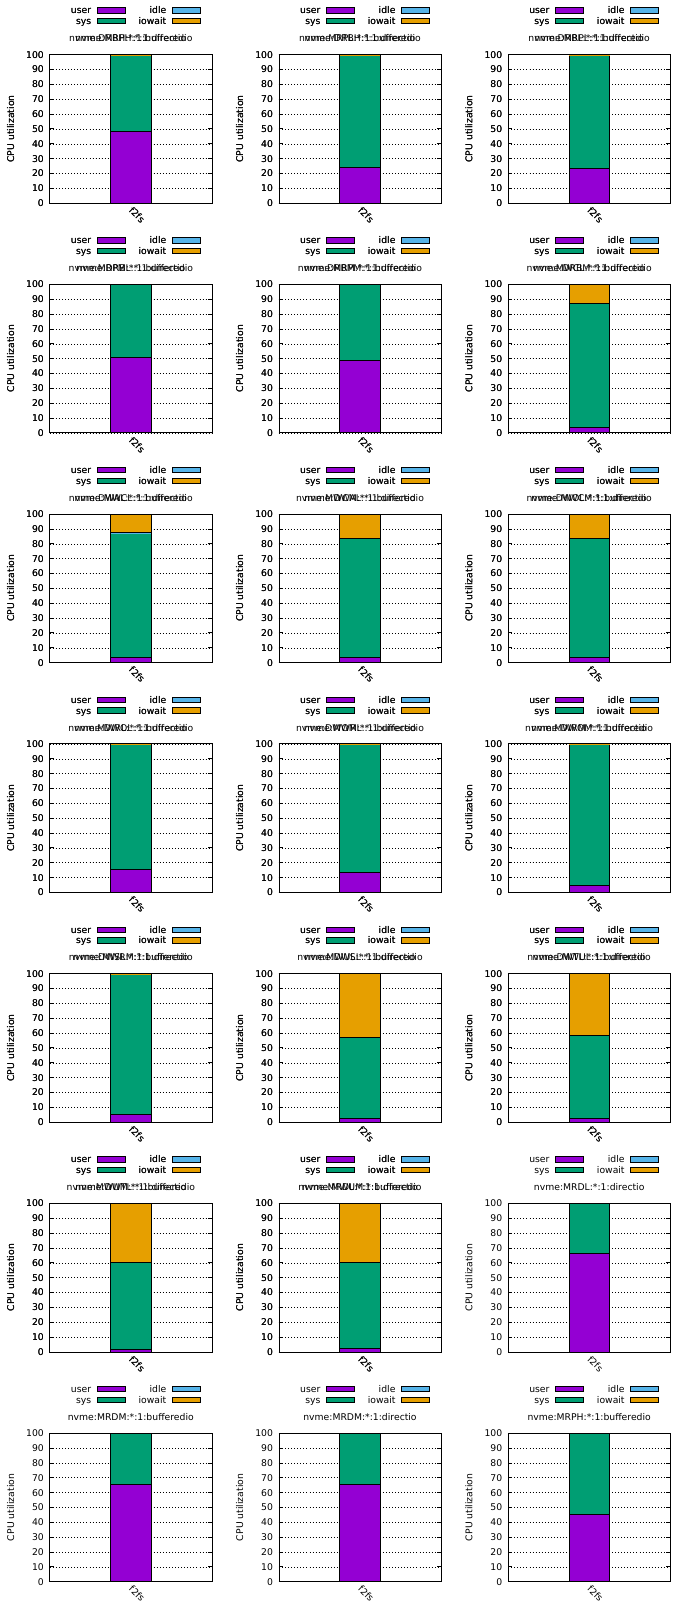

This figure's gnuplot source:
# LOG_FILE = logs/2025-04-02-14-20-14.976666/fxmark.log
# SYSTEM = Linux fvm 5.15.0+ #1 SMP Mon Mar 10 17:01:39 UTC 2025 x86_64 x86_64 x86_64 GNU/Linux
# DISK_SIZE = 32G
# DURATION = 5s
# DIRECTIO = bufferedio,directio
# MEDIA_TYPES = ssd,hdd,nvme,mem
# FS_TYPES = tmpfs,ext4,ext4_no_jnl,xfs,btrfs,f2fs
# BENCH_TYPES = DWAL,DWOL,DWOM,DWSL,MWRL,MWRM,MWCL,MWCM,MWUM,MWUL,DWTL,filebench_varmail,filebench_oltp,filebench_fileserver,dbench_client,MRPL,MRPM,MRPH,MRDM,MRDL,DRBH,DRBM,DRBL
# NCORES = 1,2,4
# CORE_SEQ = 0,1,2,3
# MODEL_NAME = Intel(R) Xeon(R) CPU @ 3.10GHz
# PHYSICAL_CHIPS = 1
# CORE_PER_CHIP = 4
# SMT_LEVEL = 1
# NUM_TEST_CONF = 138

set term pdfcairo size 6.8999999999999995in,16.099999999999998in font ',10'
set_out='set output "`if test -z $OUT; then echo util.1.pdf; else echo $OUT; fi`"'
eval set_out
set multiplot layout 7,3

set grid y
set style data histograms
set style histogram rowstacked
set boxwidth 0.5
set style fill solid 1.0 border -1
set ytics 10

set title 'nvme:DRBH:*:1:bufferedio'
set xlabel ''
set ylabel 'CPU utilization'
set yrange [0:100]
set xtics rotate by -45
set key out horiz
set key center top

# nvme:*:DRBH:1
plot '-' using 2:xtic(1) title 'user', '' using 3 title 'sys', '' using 4 title 'idle', '' using 5 title 'iowait'
  # ['user.util', 'sys.util', 'idle.util', 'iowait.util']
  "f2fs" 45.2381 54.7619 0 0
e
  # ['user.util', 'sys.util', 'idle.util', 'iowait.util']
  "f2fs" 45.2381 54.7619 0 0
e
  # ['user.util', 'sys.util', 'idle.util', 'iowait.util']
  "f2fs" 45.2381 54.7619 0 0
e
  # ['user.util', 'sys.util', 'idle.util', 'iowait.util']
  "f2fs" 45.2381 54.7619 0 0
e

set grid y
set style data histograms
set style histogram rowstacked
set boxwidth 0.5
set style fill solid 1.0 border -1
set ytics 10

set title 'nvme:DRBH:*:1:directio'
set xlabel ''
set ylabel 'CPU utilization'
set yrange [0:100]
set xtics rotate by -45
set key out horiz
set key center top

# nvme:*:DRBH:1
plot '-' using 2:xtic(1) title 'user', '' using 3 title 'sys', '' using 4 title 'idle', '' using 5 title 'iowait'
  # ['user.util', 'sys.util', 'idle.util', 'iowait.util']
  "f2fs" 1.7199 43.9803 0 54.2998
e
  # ['user.util', 'sys.util', 'idle.util', 'iowait.util']
  "f2fs" 1.7199 43.9803 0 54.2998
e
  # ['user.util', 'sys.util', 'idle.util', 'iowait.util']
  "f2fs" 1.7199 43.9803 0 54.2998
e
  # ['user.util', 'sys.util', 'idle.util', 'iowait.util']
  "f2fs" 1.7199 43.9803 0 54.2998
e

set grid y
set style data histograms
set style histogram rowstacked
set boxwidth 0.5
set style fill solid 1.0 border -1
set ytics 10

set title 'nvme:DRBL:*:1:bufferedio'
set xlabel ''
set ylabel 'CPU utilization'
set yrange [0:100]
set xtics rotate by -45
set key out horiz
set key center top

# nvme:*:DRBL:1
plot '-' using 2:xtic(1) title 'user', '' using 3 title 'sys', '' using 4 title 'idle', '' using 5 title 'iowait'
  # ['user.util', 'sys.util', 'idle.util', 'iowait.util']
  "f2fs" 43.4524 56.5476 0 0
e
  # ['user.util', 'sys.util', 'idle.util', 'iowait.util']
  "f2fs" 43.4524 56.5476 0 0
e
  # ['user.util', 'sys.util', 'idle.util', 'iowait.util']
  "f2fs" 43.4524 56.5476 0 0
e
  # ['user.util', 'sys.util', 'idle.util', 'iowait.util']
  "f2fs" 43.4524 56.5476 0 0
e

set grid y
set style data histograms
set style histogram rowstacked
set boxwidth 0.5
set style fill solid 1.0 border -1
set ytics 10

set title 'nvme:DRBL:*:1:directio'
set xlabel ''
set ylabel 'CPU utilization'
set yrange [0:100]
set xtics rotate by -45
set key out horiz
set key center top

# nvme:*:DRBL:1
plot '-' using 2:xtic(1) title 'user', '' using 3 title 'sys', '' using 4 title 'idle', '' using 5 title 'iowait'
  # ['user.util', 'sys.util', 'idle.util', 'iowait.util']
  "f2fs" 0.992556 48.139 0 50.8685
e
  # ['user.util', 'sys.util', 'idle.util', 'iowait.util']
  "f2fs" 0.992556 48.139 0 50.8685
e
  # ['user.util', 'sys.util', 'idle.util', 'iowait.util']
  "f2fs" 0.992556 48.139 0 50.8685
e
  # ['user.util', 'sys.util', 'idle.util', 'iowait.util']
  "f2fs" 0.992556 48.139 0 50.8685
e

set grid y
set style data histograms
set style histogram rowstacked
set boxwidth 0.5
set style fill solid 1.0 border -1
set ytics 10

set title 'nvme:DRBM:*:1:bufferedio'
set xlabel ''
set ylabel 'CPU utilization'
set yrange [0:100]
set xtics rotate by -45
set key out horiz
set key center top

# nvme:*:DRBM:1
plot '-' using 2:xtic(1) title 'user', '' using 3 title 'sys', '' using 4 title 'idle', '' using 5 title 'iowait'
  # ['user.util', 'sys.util', 'idle.util', 'iowait.util']
  "f2fs" 38.9662 61.0338 0 0
e
  # ['user.util', 'sys.util', 'idle.util', 'iowait.util']
  "f2fs" 38.9662 61.0338 0 0
e
  # ['user.util', 'sys.util', 'idle.util', 'iowait.util']
  "f2fs" 38.9662 61.0338 0 0
e
  # ['user.util', 'sys.util', 'idle.util', 'iowait.util']
  "f2fs" 38.9662 61.0338 0 0
e

set grid y
set style data histograms
set style histogram rowstacked
set boxwidth 0.5
set style fill solid 1.0 border -1
set ytics 10

set title 'nvme:DRBM:*:1:directio'
set xlabel ''
set ylabel 'CPU utilization'
set yrange [0:100]
set xtics rotate by -45
set key out horiz
set key center top

# nvme:*:DRBM:1
plot '-' using 2:xtic(1) title 'user', '' using 3 title 'sys', '' using 4 title 'idle', '' using 5 title 'iowait'
  # ['user.util', 'sys.util', 'idle.util', 'iowait.util']
  "f2fs" 1.6 43.7333 0 54.6667
e
  # ['user.util', 'sys.util', 'idle.util', 'iowait.util']
  "f2fs" 1.6 43.7333 0 54.6667
e
  # ['user.util', 'sys.util', 'idle.util', 'iowait.util']
  "f2fs" 1.6 43.7333 0 54.6667
e
  # ['user.util', 'sys.util', 'idle.util', 'iowait.util']
  "f2fs" 1.6 43.7333 0 54.6667
e

set grid y
set style data histograms
set style histogram rowstacked
set boxwidth 0.5
set style fill solid 1.0 border -1
set ytics 10

set title 'nvme:DWAL:*:1:bufferedio'
set xlabel ''
set ylabel 'CPU utilization'
set yrange [0:100]
set xtics rotate by -45
set key out horiz
set key center top

# nvme:*:DWAL:1
plot '-' using 2:xtic(1) title 'user', '' using 3 title 'sys', '' using 4 title 'idle', '' using 5 title 'iowait'
  # ['user.util', 'sys.util', 'idle.util', 'iowait.util']
  "f2fs" 9.19881 89.911 0 0.890208
e
  # ['user.util', 'sys.util', 'idle.util', 'iowait.util']
  "f2fs" 9.19881 89.911 0 0.890208
e
  # ['user.util', 'sys.util', 'idle.util', 'iowait.util']
  "f2fs" 9.19881 89.911 0 0.890208
e
  # ['user.util', 'sys.util', 'idle.util', 'iowait.util']
  "f2fs" 9.19881 89.911 0 0.890208
e

set grid y
set style data histograms
set style histogram rowstacked
set boxwidth 0.5
set style fill solid 1.0 border -1
set ytics 10

set title 'nvme:DWAL:*:1:directio'
set xlabel ''
set ylabel 'CPU utilization'
set yrange [0:100]
set xtics rotate by -45
set key out horiz
set key center top

# nvme:*:DWAL:1
plot '-' using 2:xtic(1) title 'user', '' using 3 title 'sys', '' using 4 title 'idle', '' using 5 title 'iowait'
  # ['user.util', 'sys.util', 'idle.util', 'iowait.util']
  "f2fs" 0.879121 9.23077 0 89.8901
e
  # ['user.util', 'sys.util', 'idle.util', 'iowait.util']
  "f2fs" 0.879121 9.23077 0 89.8901
e
  # ['user.util', 'sys.util', 'idle.util', 'iowait.util']
  "f2fs" 0.879121 9.23077 0 89.8901
e
  # ['user.util', 'sys.util', 'idle.util', 'iowait.util']
  "f2fs" 0.879121 9.23077 0 89.8901
e

set grid y
set style data histograms
set style histogram rowstacked
set boxwidth 0.5
set style fill solid 1.0 border -1
set ytics 10

set title 'nvme:DWOL:*:1:bufferedio'
set xlabel ''
set ylabel 'CPU utilization'
set yrange [0:100]
set xtics rotate by -45
set key out horiz
set key center top

# nvme:*:DWOL:1
plot '-' using 2:xtic(1) title 'user', '' using 3 title 'sys', '' using 4 title 'idle', '' using 5 title 'iowait'
  # ['user.util', 'sys.util', 'idle.util', 'iowait.util']
  "f2fs" 27.7778 72.2222 0 0
e
  # ['user.util', 'sys.util', 'idle.util', 'iowait.util']
  "f2fs" 27.7778 72.2222 0 0
e
  # ['user.util', 'sys.util', 'idle.util', 'iowait.util']
  "f2fs" 27.7778 72.2222 0 0
e
  # ['user.util', 'sys.util', 'idle.util', 'iowait.util']
  "f2fs" 27.7778 72.2222 0 0
e

set grid y
set style data histograms
set style histogram rowstacked
set boxwidth 0.5
set style fill solid 1.0 border -1
set ytics 10

set title 'nvme:DWOL:*:1:directio'
set xlabel ''
set ylabel 'CPU utilization'
set yrange [0:100]
set xtics rotate by -45
set key out horiz
set key center top

# nvme:*:DWOL:1
plot '-' using 2:xtic(1) title 'user', '' using 3 title 'sys', '' using 4 title 'idle', '' using 5 title 'iowait'
  # ['user.util', 'sys.util', 'idle.util', 'iowait.util']
  "f2fs" 0.862069 10.1293 0 89.0086
e
  # ['user.util', 'sys.util', 'idle.util', 'iowait.util']
  "f2fs" 0.862069 10.1293 0 89.0086
e
  # ['user.util', 'sys.util', 'idle.util', 'iowait.util']
  "f2fs" 0.862069 10.1293 0 89.0086
e
  # ['user.util', 'sys.util', 'idle.util', 'iowait.util']
  "f2fs" 0.862069 10.1293 0 89.0086
e

set grid y
set style data histograms
set style histogram rowstacked
set boxwidth 0.5
set style fill solid 1.0 border -1
set ytics 10

set title 'nvme:DWOM:*:1:bufferedio'
set xlabel ''
set ylabel 'CPU utilization'
set yrange [0:100]
set xtics rotate by -45
set key out horiz
set key center top

# nvme:*:DWOM:1
plot '-' using 2:xtic(1) title 'user', '' using 3 title 'sys', '' using 4 title 'idle', '' using 5 title 'iowait'
  # ['user.util', 'sys.util', 'idle.util', 'iowait.util']
  "f2fs" 28.5714 71.4286 0 0
e
  # ['user.util', 'sys.util', 'idle.util', 'iowait.util']
  "f2fs" 28.5714 71.4286 0 0
e
  # ['user.util', 'sys.util', 'idle.util', 'iowait.util']
  "f2fs" 28.5714 71.4286 0 0
e
  # ['user.util', 'sys.util', 'idle.util', 'iowait.util']
  "f2fs" 28.5714 71.4286 0 0
e

set grid y
set style data histograms
set style histogram rowstacked
set boxwidth 0.5
set style fill solid 1.0 border -1
set ytics 10

set title 'nvme:DWOM:*:1:directio'
set xlabel ''
set ylabel 'CPU utilization'
set yrange [0:100]
set xtics rotate by -45
set key out horiz
set key center top

# nvme:*:DWOM:1
plot '-' using 2:xtic(1) title 'user', '' using 3 title 'sys', '' using 4 title 'idle', '' using 5 title 'iowait'
  # ['user.util', 'sys.util', 'idle.util', 'iowait.util']
  "f2fs" 0.652174 9.78261 0 89.5652
e
  # ['user.util', 'sys.util', 'idle.util', 'iowait.util']
  "f2fs" 0.652174 9.78261 0 89.5652
e
  # ['user.util', 'sys.util', 'idle.util', 'iowait.util']
  "f2fs" 0.652174 9.78261 0 89.5652
e
  # ['user.util', 'sys.util', 'idle.util', 'iowait.util']
  "f2fs" 0.652174 9.78261 0 89.5652
e

set grid y
set style data histograms
set style histogram rowstacked
set boxwidth 0.5
set style fill solid 1.0 border -1
set ytics 10

set title 'nvme:DWSL:*:1:bufferedio'
set xlabel ''
set ylabel 'CPU utilization'
set yrange [0:100]
set xtics rotate by -45
set key out horiz
set key center top

# nvme:*:DWSL:1
plot '-' using 2:xtic(1) title 'user', '' using 3 title 'sys', '' using 4 title 'idle', '' using 5 title 'iowait'
  # ['user.util', 'sys.util', 'idle.util', 'iowait.util']
  "f2fs" 0.826446 15.2893 0 83.8843
e
  # ['user.util', 'sys.util', 'idle.util', 'iowait.util']
  "f2fs" 0.826446 15.2893 0 83.8843
e
  # ['user.util', 'sys.util', 'idle.util', 'iowait.util']
  "f2fs" 0.826446 15.2893 0 83.8843
e
  # ['user.util', 'sys.util', 'idle.util', 'iowait.util']
  "f2fs" 0.826446 15.2893 0 83.8843
e

set grid y
set style data histograms
set style histogram rowstacked
set boxwidth 0.5
set style fill solid 1.0 border -1
set ytics 10

set title 'nvme:DWSL:*:1:directio'
set xlabel ''
set ylabel 'CPU utilization'
set yrange [0:100]
set xtics rotate by -45
set key out horiz
set key center top

# nvme:*:DWSL:1
plot '-' using 2:xtic(1) title 'user', '' using 3 title 'sys', '' using 4 title 'idle', '' using 5 title 'iowait'
  # ['user.util', 'sys.util', 'idle.util', 'iowait.util']
  "f2fs" 1.04384 13.1524 0 85.8038
e
  # ['user.util', 'sys.util', 'idle.util', 'iowait.util']
  "f2fs" 1.04384 13.1524 0 85.8038
e
  # ['user.util', 'sys.util', 'idle.util', 'iowait.util']
  "f2fs" 1.04384 13.1524 0 85.8038
e
  # ['user.util', 'sys.util', 'idle.util', 'iowait.util']
  "f2fs" 1.04384 13.1524 0 85.8038
e

set grid y
set style data histograms
set style histogram rowstacked
set boxwidth 0.5
set style fill solid 1.0 border -1
set ytics 10

set title 'nvme:DWTL:*:1:bufferedio'
set xlabel ''
set ylabel 'CPU utilization'
set yrange [0:100]
set xtics rotate by -45
set key out horiz
set key center top

# nvme:*:DWTL:1
plot '-' using 2:xtic(1) title 'user', '' using 3 title 'sys', '' using 4 title 'idle', '' using 5 title 'iowait'
  # ['user.util', 'sys.util', 'idle.util', 'iowait.util']
  "f2fs" 3.96825 95.8333 0 0.198413
e
  # ['user.util', 'sys.util', 'idle.util', 'iowait.util']
  "f2fs" 3.96825 95.8333 0 0.198413
e
  # ['user.util', 'sys.util', 'idle.util', 'iowait.util']
  "f2fs" 3.96825 95.8333 0 0.198413
e
  # ['user.util', 'sys.util', 'idle.util', 'iowait.util']
  "f2fs" 3.96825 95.8333 0 0.198413
e

set grid y
set style data histograms
set style histogram rowstacked
set boxwidth 0.5
set style fill solid 1.0 border -1
set ytics 10

set title 'nvme:DWTL:*:1:directio'
set xlabel ''
set ylabel 'CPU utilization'
set yrange [0:100]
set xtics rotate by -45
set key out horiz
set key center top

# nvme:*:DWTL:1
plot '-' using 2:xtic(1) title 'user', '' using 3 title 'sys', '' using 4 title 'idle', '' using 5 title 'iowait'
  # ['user.util', 'sys.util', 'idle.util', 'iowait.util']
  "f2fs" 6.96056 92.8074 0 0.232019
e
  # ['user.util', 'sys.util', 'idle.util', 'iowait.util']
  "f2fs" 6.96056 92.8074 0 0.232019
e
  # ['user.util', 'sys.util', 'idle.util', 'iowait.util']
  "f2fs" 6.96056 92.8074 0 0.232019
e
  # ['user.util', 'sys.util', 'idle.util', 'iowait.util']
  "f2fs" 6.96056 92.8074 0 0.232019
e

set grid y
set style data histograms
set style histogram rowstacked
set boxwidth 0.5
set style fill solid 1.0 border -1
set ytics 10

set title 'nvme:MRDL:*:1:bufferedio'
set xlabel ''
set ylabel 'CPU utilization'
set yrange [0:100]
set xtics rotate by -45
set key out horiz
set key center top

# nvme:*:MRDL:1
plot '-' using 2:xtic(1) title 'user', '' using 3 title 'sys', '' using 4 title 'idle', '' using 5 title 'iowait'
  # ['user.util', 'sys.util', 'idle.util', 'iowait.util']
  "f2fs" 67.3956 32.6044 0 0
e
  # ['user.util', 'sys.util', 'idle.util', 'iowait.util']
  "f2fs" 67.3956 32.6044 0 0
e
  # ['user.util', 'sys.util', 'idle.util', 'iowait.util']
  "f2fs" 67.3956 32.6044 0 0
e
  # ['user.util', 'sys.util', 'idle.util', 'iowait.util']
  "f2fs" 67.3956 32.6044 0 0
e

set grid y
set style data histograms
set style histogram rowstacked
set boxwidth 0.5
set style fill solid 1.0 border -1
set ytics 10

set title 'nvme:MRDL:*:1:directio'
set xlabel ''
set ylabel 'CPU utilization'
set yrange [0:100]
set xtics rotate by -45
set key out horiz
set key center top

# nvme:*:MRDL:1
plot '-' using 2:xtic(1) title 'user', '' using 3 title 'sys', '' using 4 title 'idle', '' using 5 title 'iowait'
  # ['user.util', 'sys.util', 'idle.util', 'iowait.util']
  "f2fs" 66.2698 33.7302 0 0
e
  # ['user.util', 'sys.util', 'idle.util', 'iowait.util']
  "f2fs" 66.2698 33.7302 0 0
e
  # ['user.util', 'sys.util', 'idle.util', 'iowait.util']
  "f2fs" 66.2698 33.7302 0 0
e
  # ['user.util', 'sys.util', 'idle.util', 'iowait.util']
  "f2fs" 66.2698 33.7302 0 0
e

set grid y
set style data histograms
set style histogram rowstacked
set boxwidth 0.5
set style fill solid 1.0 border -1
set ytics 10

set title 'nvme:MRDM:*:1:bufferedio'
set xlabel ''
set ylabel 'CPU utilization'
set yrange [0:100]
set xtics rotate by -45
set key out horiz
set key center top

# nvme:*:MRDM:1
plot '-' using 2:xtic(1) title 'user', '' using 3 title 'sys', '' using 4 title 'idle', '' using 5 title 'iowait'
  # ['user.util', 'sys.util', 'idle.util', 'iowait.util']
  "f2fs" 65.4762 34.5238 0 0
e
  # ['user.util', 'sys.util', 'idle.util', 'iowait.util']
  "f2fs" 65.4762 34.5238 0 0
e
  # ['user.util', 'sys.util', 'idle.util', 'iowait.util']
  "f2fs" 65.4762 34.5238 0 0
e
  # ['user.util', 'sys.util', 'idle.util', 'iowait.util']
  "f2fs" 65.4762 34.5238 0 0
e

set grid y
set style data histograms
set style histogram rowstacked
set boxwidth 0.5
set style fill solid 1.0 border -1
set ytics 10

set title 'nvme:MRDM:*:1:directio'
set xlabel ''
set ylabel 'CPU utilization'
set yrange [0:100]
set xtics rotate by -45
set key out horiz
set key center top

# nvme:*:MRDM:1
plot '-' using 2:xtic(1) title 'user', '' using 3 title 'sys', '' using 4 title 'idle', '' using 5 title 'iowait'
  # ['user.util', 'sys.util', 'idle.util', 'iowait.util']
  "f2fs" 65.2778 34.7222 0 0
e
  # ['user.util', 'sys.util', 'idle.util', 'iowait.util']
  "f2fs" 65.2778 34.7222 0 0
e
  # ['user.util', 'sys.util', 'idle.util', 'iowait.util']
  "f2fs" 65.2778 34.7222 0 0
e
  # ['user.util', 'sys.util', 'idle.util', 'iowait.util']
  "f2fs" 65.2778 34.7222 0 0
e

set grid y
set style data histograms
set style histogram rowstacked
set boxwidth 0.5
set style fill solid 1.0 border -1
set ytics 10

set title 'nvme:MRPH:*:1:bufferedio'
set xlabel ''
set ylabel 'CPU utilization'
set yrange [0:100]
set xtics rotate by -45
set key out horiz
set key center top

# nvme:*:MRPH:1
plot '-' using 2:xtic(1) title 'user', '' using 3 title 'sys', '' using 4 title 'idle', '' using 5 title 'iowait'
  # ['user.util', 'sys.util', 'idle.util', 'iowait.util']
  "f2fs" 45.2381 54.7619 0 0
e
  # ['user.util', 'sys.util', 'idle.util', 'iowait.util']
  "f2fs" 45.2381 54.7619 0 0
e
  # ['user.util', 'sys.util', 'idle.util', 'iowait.util']
  "f2fs" 45.2381 54.7619 0 0
e
  # ['user.util', 'sys.util', 'idle.util', 'iowait.util']
  "f2fs" 45.2381 54.7619 0 0
e

set grid y
set style data histograms
set style histogram rowstacked
set boxwidth 0.5
set style fill solid 1.0 border -1
set ytics 10

set title 'nvme:MRPH:*:1:directio'
set xlabel ''
set ylabel 'CPU utilization'
set yrange [0:100]
set xtics rotate by -45
set key out horiz
set key center top

# nvme:*:MRPH:1
plot '-' using 2:xtic(1) title 'user', '' using 3 title 'sys', '' using 4 title 'idle', '' using 5 title 'iowait'
  # ['user.util', 'sys.util', 'idle.util', 'iowait.util']
  "f2fs" 48.6111 51.3889 0 0
e
  # ['user.util', 'sys.util', 'idle.util', 'iowait.util']
  "f2fs" 48.6111 51.3889 0 0
e
  # ['user.util', 'sys.util', 'idle.util', 'iowait.util']
  "f2fs" 48.6111 51.3889 0 0
e
  # ['user.util', 'sys.util', 'idle.util', 'iowait.util']
  "f2fs" 48.6111 51.3889 0 0
e

set grid y
set style data histograms
set style histogram rowstacked
set boxwidth 0.5
set style fill solid 1.0 border -1
set ytics 10

set title 'nvme:MRPL:*:1:bufferedio'
set xlabel ''
set ylabel 'CPU utilization'
set yrange [0:100]
set xtics rotate by -45
set key out horiz
set key center top

# nvme:*:MRPL:1
plot '-' using 2:xtic(1) title 'user', '' using 3 title 'sys', '' using 4 title 'idle', '' using 5 title 'iowait'
  # ['user.util', 'sys.util', 'idle.util', 'iowait.util']
  "f2fs" 24.2063 75.7937 0 0
e
  # ['user.util', 'sys.util', 'idle.util', 'iowait.util']
  "f2fs" 24.2063 75.7937 0 0
e
  # ['user.util', 'sys.util', 'idle.util', 'iowait.util']
  "f2fs" 24.2063 75.7937 0 0
e
  # ['user.util', 'sys.util', 'idle.util', 'iowait.util']
  "f2fs" 24.2063 75.7937 0 0
e

set grid y
set style data histograms
set style histogram rowstacked
set boxwidth 0.5
set style fill solid 1.0 border -1
set ytics 10

set title 'nvme:MRPL:*:1:directio'
set xlabel ''
set ylabel 'CPU utilization'
set yrange [0:100]
set xtics rotate by -45
set key out horiz
set key center top

# nvme:*:MRPL:1
plot '-' using 2:xtic(1) title 'user', '' using 3 title 'sys', '' using 4 title 'idle', '' using 5 title 'iowait'
  # ['user.util', 'sys.util', 'idle.util', 'iowait.util']
  "f2fs" 23.4592 76.5408 0 0
e
  # ['user.util', 'sys.util', 'idle.util', 'iowait.util']
  "f2fs" 23.4592 76.5408 0 0
e
  # ['user.util', 'sys.util', 'idle.util', 'iowait.util']
  "f2fs" 23.4592 76.5408 0 0
e
  # ['user.util', 'sys.util', 'idle.util', 'iowait.util']
  "f2fs" 23.4592 76.5408 0 0
e

set grid y
set style data histograms
set style histogram rowstacked
set boxwidth 0.5
set style fill solid 1.0 border -1
set ytics 10

set title 'nvme:MRPM:*:1:bufferedio'
set xlabel ''
set ylabel 'CPU utilization'
set yrange [0:100]
set xtics rotate by -45
set key out horiz
set key center top

# nvme:*:MRPM:1
plot '-' using 2:xtic(1) title 'user', '' using 3 title 'sys', '' using 4 title 'idle', '' using 5 title 'iowait'
  # ['user.util', 'sys.util', 'idle.util', 'iowait.util']
  "f2fs" 50.8946 49.1054 0 0
e
  # ['user.util', 'sys.util', 'idle.util', 'iowait.util']
  "f2fs" 50.8946 49.1054 0 0
e
  # ['user.util', 'sys.util', 'idle.util', 'iowait.util']
  "f2fs" 50.8946 49.1054 0 0
e
  # ['user.util', 'sys.util', 'idle.util', 'iowait.util']
  "f2fs" 50.8946 49.1054 0 0
e

set grid y
set style data histograms
set style histogram rowstacked
set boxwidth 0.5
set style fill solid 1.0 border -1
set ytics 10

set title 'nvme:MRPM:*:1:directio'
set xlabel ''
set ylabel 'CPU utilization'
set yrange [0:100]
set xtics rotate by -45
set key out horiz
set key center top

# nvme:*:MRPM:1
plot '-' using 2:xtic(1) title 'user', '' using 3 title 'sys', '' using 4 title 'idle', '' using 5 title 'iowait'
  # ['user.util', 'sys.util', 'idle.util', 'iowait.util']
  "f2fs" 48.6111 51.3889 0 0
e
  # ['user.util', 'sys.util', 'idle.util', 'iowait.util']
  "f2fs" 48.6111 51.3889 0 0
e
  # ['user.util', 'sys.util', 'idle.util', 'iowait.util']
  "f2fs" 48.6111 51.3889 0 0
e
  # ['user.util', 'sys.util', 'idle.util', 'iowait.util']
  "f2fs" 48.6111 51.3889 0 0
e

set grid y
set style data histograms
set style histogram rowstacked
set boxwidth 0.5
set style fill solid 1.0 border -1
set ytics 10

set title 'nvme:MWCL:*:1:bufferedio'
set xlabel ''
set ylabel 'CPU utilization'
set yrange [0:100]
set xtics rotate by -45
set key out horiz
set key center top

# nvme:*:MWCL:1
plot '-' using 2:xtic(1) title 'user', '' using 3 title 'sys', '' using 4 title 'idle', '' using 5 title 'iowait'
  # ['user.util', 'sys.util', 'idle.util', 'iowait.util']
  "f2fs" 4.00802 83.1663 0 12.8257
e
  # ['user.util', 'sys.util', 'idle.util', 'iowait.util']
  "f2fs" 4.00802 83.1663 0 12.8257
e
  # ['user.util', 'sys.util', 'idle.util', 'iowait.util']
  "f2fs" 4.00802 83.1663 0 12.8257
e
  # ['user.util', 'sys.util', 'idle.util', 'iowait.util']
  "f2fs" 4.00802 83.1663 0 12.8257
e

set grid y
set style data histograms
set style histogram rowstacked
set boxwidth 0.5
set style fill solid 1.0 border -1
set ytics 10

set title 'nvme:MWCL:*:1:directio'
set xlabel ''
set ylabel 'CPU utilization'
set yrange [0:100]
set xtics rotate by -45
set key out horiz
set key center top

# nvme:*:MWCL:1
plot '-' using 2:xtic(1) title 'user', '' using 3 title 'sys', '' using 4 title 'idle', '' using 5 title 'iowait'
  # ['user.util', 'sys.util', 'idle.util', 'iowait.util']
  "f2fs" 3.83065 83.6694 0 12.5
e
  # ['user.util', 'sys.util', 'idle.util', 'iowait.util']
  "f2fs" 3.83065 83.6694 0 12.5
e
  # ['user.util', 'sys.util', 'idle.util', 'iowait.util']
  "f2fs" 3.83065 83.6694 0 12.5
e
  # ['user.util', 'sys.util', 'idle.util', 'iowait.util']
  "f2fs" 3.83065 83.6694 0 12.5
e

set grid y
set style data histograms
set style histogram rowstacked
set boxwidth 0.5
set style fill solid 1.0 border -1
set ytics 10

set title 'nvme:MWCM:*:1:bufferedio'
set xlabel ''
set ylabel 'CPU utilization'
set yrange [0:100]
set xtics rotate by -45
set key out horiz
set key center top

# nvme:*:MWCM:1
plot '-' using 2:xtic(1) title 'user', '' using 3 title 'sys', '' using 4 title 'idle', '' using 5 title 'iowait'
  # ['user.util', 'sys.util', 'idle.util', 'iowait.util']
  "f2fs" 3.6 80.4 0 16
e
  # ['user.util', 'sys.util', 'idle.util', 'iowait.util']
  "f2fs" 3.6 80.4 0 16
e
  # ['user.util', 'sys.util', 'idle.util', 'iowait.util']
  "f2fs" 3.6 80.4 0 16
e
  # ['user.util', 'sys.util', 'idle.util', 'iowait.util']
  "f2fs" 3.6 80.4 0 16
e

set grid y
set style data histograms
set style histogram rowstacked
set boxwidth 0.5
set style fill solid 1.0 border -1
set ytics 10

set title 'nvme:MWCM:*:1:directio'
set xlabel ''
set ylabel 'CPU utilization'
set yrange [0:100]
set xtics rotate by -45
set key out horiz
set key center top

# nvme:*:MWCM:1
plot '-' using 2:xtic(1) title 'user', '' using 3 title 'sys', '' using 4 title 'idle', '' using 5 title 'iowait'
  # ['user.util', 'sys.util', 'idle.util', 'iowait.util']
  "f2fs" 3.48837 80.2326 0 16.2791
e
  # ['user.util', 'sys.util', 'idle.util', 'iowait.util']
  "f2fs" 3.48837 80.2326 0 16.2791
e
  # ['user.util', 'sys.util', 'idle.util', 'iowait.util']
  "f2fs" 3.48837 80.2326 0 16.2791
e
  # ['user.util', 'sys.util', 'idle.util', 'iowait.util']
  "f2fs" 3.48837 80.2326 0 16.2791
e

set grid y
set style data histograms
set style histogram rowstacked
set boxwidth 0.5
set style fill solid 1.0 border -1
set ytics 10

set title 'nvme:MWRL:*:1:bufferedio'
set xlabel ''
set ylabel 'CPU utilization'
set yrange [0:100]
set xtics rotate by -45
set key out horiz
set key center top

# nvme:*:MWRL:1
plot '-' using 2:xtic(1) title 'user', '' using 3 title 'sys', '' using 4 title 'idle', '' using 5 title 'iowait'
  # ['user.util', 'sys.util', 'idle.util', 'iowait.util']
  "f2fs" 15.6746 84.3254 0 0
e
  # ['user.util', 'sys.util', 'idle.util', 'iowait.util']
  "f2fs" 15.6746 84.3254 0 0
e
  # ['user.util', 'sys.util', 'idle.util', 'iowait.util']
  "f2fs" 15.6746 84.3254 0 0
e
  # ['user.util', 'sys.util', 'idle.util', 'iowait.util']
  "f2fs" 15.6746 84.3254 0 0
e

set grid y
set style data histograms
set style histogram rowstacked
set boxwidth 0.5
set style fill solid 1.0 border -1
set ytics 10

set title 'nvme:MWRL:*:1:directio'
set xlabel ''
set ylabel 'CPU utilization'
set yrange [0:100]
set xtics rotate by -45
set key out horiz
set key center top

# nvme:*:MWRL:1
plot '-' using 2:xtic(1) title 'user', '' using 3 title 'sys', '' using 4 title 'idle', '' using 5 title 'iowait'
  # ['user.util', 'sys.util', 'idle.util', 'iowait.util']
  "f2fs" 13.4921 86.5079 0 0
e
  # ['user.util', 'sys.util', 'idle.util', 'iowait.util']
  "f2fs" 13.4921 86.5079 0 0
e
  # ['user.util', 'sys.util', 'idle.util', 'iowait.util']
  "f2fs" 13.4921 86.5079 0 0
e
  # ['user.util', 'sys.util', 'idle.util', 'iowait.util']
  "f2fs" 13.4921 86.5079 0 0
e

set grid y
set style data histograms
set style histogram rowstacked
set boxwidth 0.5
set style fill solid 1.0 border -1
set ytics 10

set title 'nvme:MWRM:*:1:bufferedio'
set xlabel ''
set ylabel 'CPU utilization'
set yrange [0:100]
set xtics rotate by -45
set key out horiz
set key center top

# nvme:*:MWRM:1
plot '-' using 2:xtic(1) title 'user', '' using 3 title 'sys', '' using 4 title 'idle', '' using 5 title 'iowait'
  # ['user.util', 'sys.util', 'idle.util', 'iowait.util']
  "f2fs" 4.73538 95.2646 0 0
e
  # ['user.util', 'sys.util', 'idle.util', 'iowait.util']
  "f2fs" 4.73538 95.2646 0 0
e
  # ['user.util', 'sys.util', 'idle.util', 'iowait.util']
  "f2fs" 4.73538 95.2646 0 0
e
  # ['user.util', 'sys.util', 'idle.util', 'iowait.util']
  "f2fs" 4.73538 95.2646 0 0
e

set grid y
set style data histograms
set style histogram rowstacked
set boxwidth 0.5
set style fill solid 1.0 border -1
set ytics 10

set title 'nvme:MWRM:*:1:directio'
set xlabel ''
set ylabel 'CPU utilization'
set yrange [0:100]
set xtics rotate by -45
set key out horiz
set key center top

# nvme:*:MWRM:1
plot '-' using 2:xtic(1) title 'user', '' using 3 title 'sys', '' using 4 title 'idle', '' using 5 title 'iowait'
  # ['user.util', 'sys.util', 'idle.util', 'iowait.util']
  "f2fs" 4.90463 95.0954 0 0
e
  # ['user.util', 'sys.util', 'idle.util', 'iowait.util']
  "f2fs" 4.90463 95.0954 0 0
e
  # ['user.util', 'sys.util', 'idle.util', 'iowait.util']
  "f2fs" 4.90463 95.0954 0 0
e
  # ['user.util', 'sys.util', 'idle.util', 'iowait.util']
  "f2fs" 4.90463 95.0954 0 0
e

set grid y
set style data histograms
set style histogram rowstacked
set boxwidth 0.5
set style fill solid 1.0 border -1
set ytics 10

set title 'nvme:MWUL:*:1:bufferedio'
set xlabel ''
set ylabel 'CPU utilization'
set yrange [0:100]
set xtics rotate by -45
set key out horiz
set key center top

# nvme:*:MWUL:1
plot '-' using 2:xtic(1) title 'user', '' using 3 title 'sys', '' using 4 title 'idle', '' using 5 title 'iowait'
  # ['user.util', 'sys.util', 'idle.util', 'iowait.util']
  "f2fs" 2.36407 54.6099 0 43.026
e
  # ['user.util', 'sys.util', 'idle.util', 'iowait.util']
  "f2fs" 2.36407 54.6099 0 43.026
e
  # ['user.util', 'sys.util', 'idle.util', 'iowait.util']
  "f2fs" 2.36407 54.6099 0 43.026
e
  # ['user.util', 'sys.util', 'idle.util', 'iowait.util']
  "f2fs" 2.36407 54.6099 0 43.026
e

set grid y
set style data histograms
set style histogram rowstacked
set boxwidth 0.5
set style fill solid 1.0 border -1
set ytics 10

set title 'nvme:MWUL:*:1:directio'
set xlabel ''
set ylabel 'CPU utilization'
set yrange [0:100]
set xtics rotate by -45
set key out horiz
set key center top

# nvme:*:MWUL:1
plot '-' using 2:xtic(1) title 'user', '' using 3 title 'sys', '' using 4 title 'idle', '' using 5 title 'iowait'
  # ['user.util', 'sys.util', 'idle.util', 'iowait.util']
  "f2fs" 2.18818 56.4551 0 41.3567
e
  # ['user.util', 'sys.util', 'idle.util', 'iowait.util']
  "f2fs" 2.18818 56.4551 0 41.3567
e
  # ['user.util', 'sys.util', 'idle.util', 'iowait.util']
  "f2fs" 2.18818 56.4551 0 41.3567
e
  # ['user.util', 'sys.util', 'idle.util', 'iowait.util']
  "f2fs" 2.18818 56.4551 0 41.3567
e

set grid y
set style data histograms
set style histogram rowstacked
set boxwidth 0.5
set style fill solid 1.0 border -1
set ytics 10

set title 'nvme:MWUM:*:1:bufferedio'
set xlabel ''
set ylabel 'CPU utilization'
set yrange [0:100]
set xtics rotate by -45
set key out horiz
set key center top

# nvme:*:MWUM:1
plot '-' using 2:xtic(1) title 'user', '' using 3 title 'sys', '' using 4 title 'idle', '' using 5 title 'iowait'
  # ['user.util', 'sys.util', 'idle.util', 'iowait.util']
  "f2fs" 1.99115 58.4071 0 39.6018
e
  # ['user.util', 'sys.util', 'idle.util', 'iowait.util']
  "f2fs" 1.99115 58.4071 0 39.6018
e
  # ['user.util', 'sys.util', 'idle.util', 'iowait.util']
  "f2fs" 1.99115 58.4071 0 39.6018
e
  # ['user.util', 'sys.util', 'idle.util', 'iowait.util']
  "f2fs" 1.99115 58.4071 0 39.6018
e

set grid y
set style data histograms
set style histogram rowstacked
set boxwidth 0.5
set style fill solid 1.0 border -1
set ytics 10

set title 'nvme:MWUM:*:1:directio'
set xlabel ''
set ylabel 'CPU utilization'
set yrange [0:100]
set xtics rotate by -45
set key out horiz
set key center top

# nvme:*:MWUM:1
plot '-' using 2:xtic(1) title 'user', '' using 3 title 'sys', '' using 4 title 'idle', '' using 5 title 'iowait'
  # ['user.util', 'sys.util', 'idle.util', 'iowait.util']
  "f2fs" 2.1978 58.2418 0 39.5604
e
  # ['user.util', 'sys.util', 'idle.util', 'iowait.util']
  "f2fs" 2.1978 58.2418 0 39.5604
e
  # ['user.util', 'sys.util', 'idle.util', 'iowait.util']
  "f2fs" 2.1978 58.2418 0 39.5604
e
  # ['user.util', 'sys.util', 'idle.util', 'iowait.util']
  "f2fs" 2.1978 58.2418 0 39.5604
e

unset multiplot
set output
